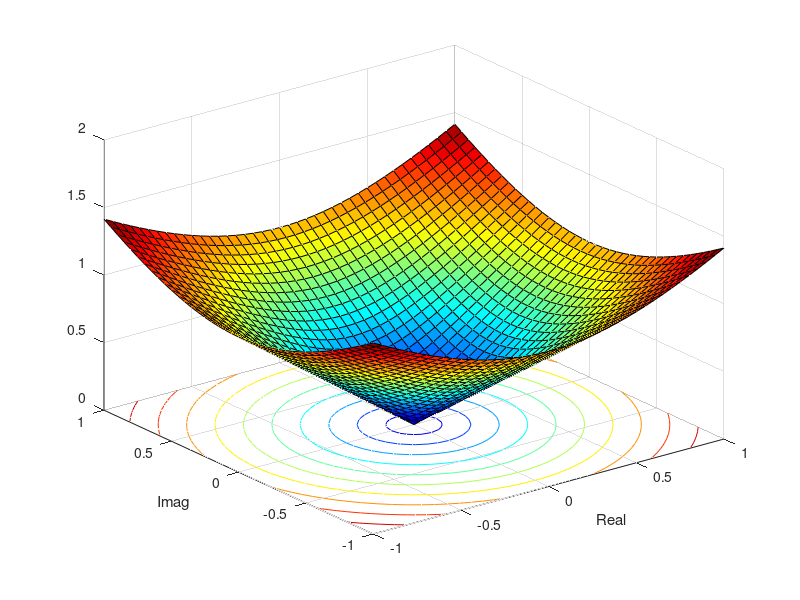

This figure's MATLAB source:
close all;
clear;
clc;

a = -1:0.05:1;
b = -1:0.05:1;

[A,B] = meshgrid(a,b);
z = A + 1j*B;

[theta, rho] = cart2pol(real(z), imag(z));
zz = rho.*exp(1j*theta);

y = zz;



surfc(a,b,abs(y));
xlabel('Real');
ylabel('Imag');
colormap jet;

% contour(real(y), imag(y));